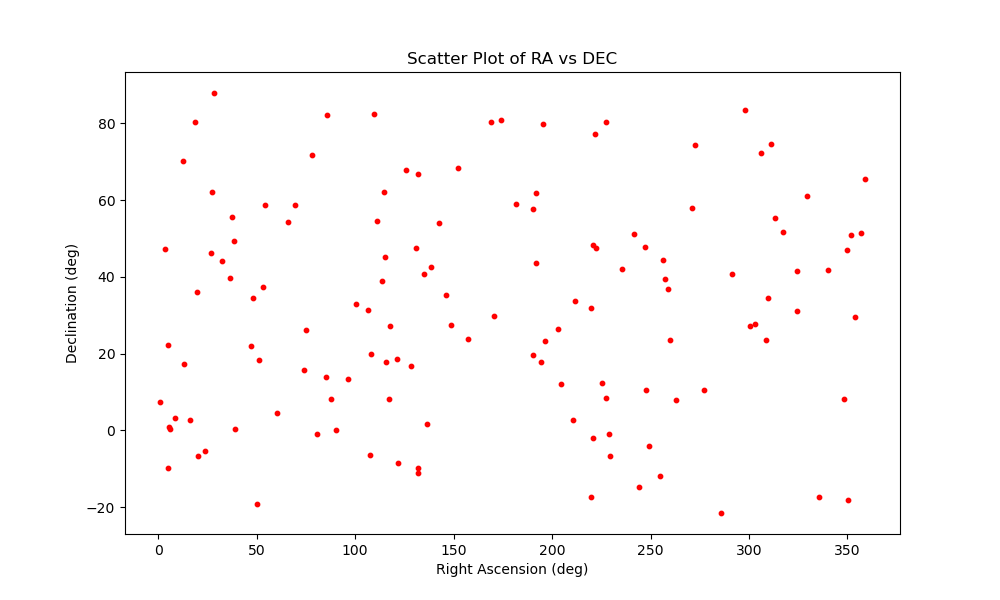

This chart was generated by the following Python code:
 pandas as pd
import matplotlib.pyplot as plt

# Read the filtered CSV file
filtered_file = 'energy_cut_10**19.4.csv'
filtered_df = pd.read_csv(filtered_file)

# Extract RA and DEC columns
ra_values = filtered_df['RA']
dec_values = filtered_df['DEC']

# Create a scatter plot
plt.figure(figsize=(10, 6))
plt.scatter(ra_values, dec_values, s=10, alpha=0.5,color='red')
plt.xlabel('Right Ascension (deg)')
plt.ylabel('Declination (deg)')
plt.title('Scatter Plot of RA vs DEC')
plt.show()
